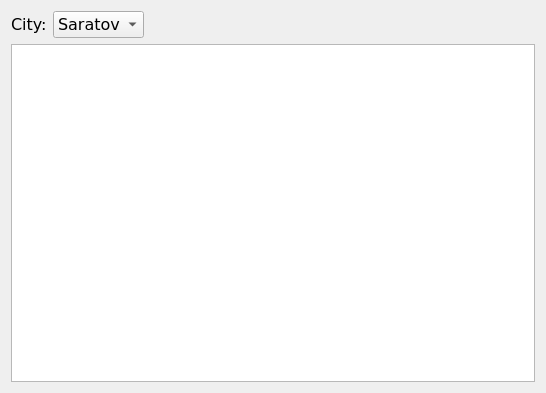
<?xml version="1.0" encoding="UTF-8"?>
<ui version="4.0">
 <class>Dialog</class>
 <widget class="QDialog" name="Dialog">
  <property name="geometry">
   <rect>
    <x>0</x>
    <y>0</y>
    <width>546</width>
    <height>393</height>
   </rect>
  </property>
  <property name="font">
   <font>
    <family>Verdana</family>
    <pointsize>12</pointsize>
   </font>
  </property>
  <property name="windowTitle">
   <string>Weather Forecast</string>
  </property>
  <layout class="QVBoxLayout" name="verticalLayout">
   <item>
    <layout class="QHBoxLayout" name="horizontalLayout">
     <item>
      <widget class="QLabel" name="label">
       <property name="text">
        <string>City:</string>
       </property>
      </widget>
     </item>
     <item>
      <widget class="QComboBox" name="citiesComboBox">
       <item>
        <property name="text">
         <string>Saratov</string>
        </property>
       </item>
       <item>
        <property name="text">
         <string>London</string>
        </property>
       </item>
      </widget>
     </item>
     <item>
      <spacer name="horizontalSpacer">
       <property name="orientation">
        <enum>Qt::Horizontal</enum>
       </property>
       <property name="sizeHint" stdset="0">
        <size>
         <width>40</width>
         <height>20</height>
        </size>
       </property>
      </spacer>
     </item>
    </layout>
   </item>
   <item>
    <widget class="QTableView" name="tableView"/>
   </item>
  </layout>
 </widget>
 <layoutdefault spacing="6" margin="11"/>
 <resources/>
 <connections/>
</ui>
